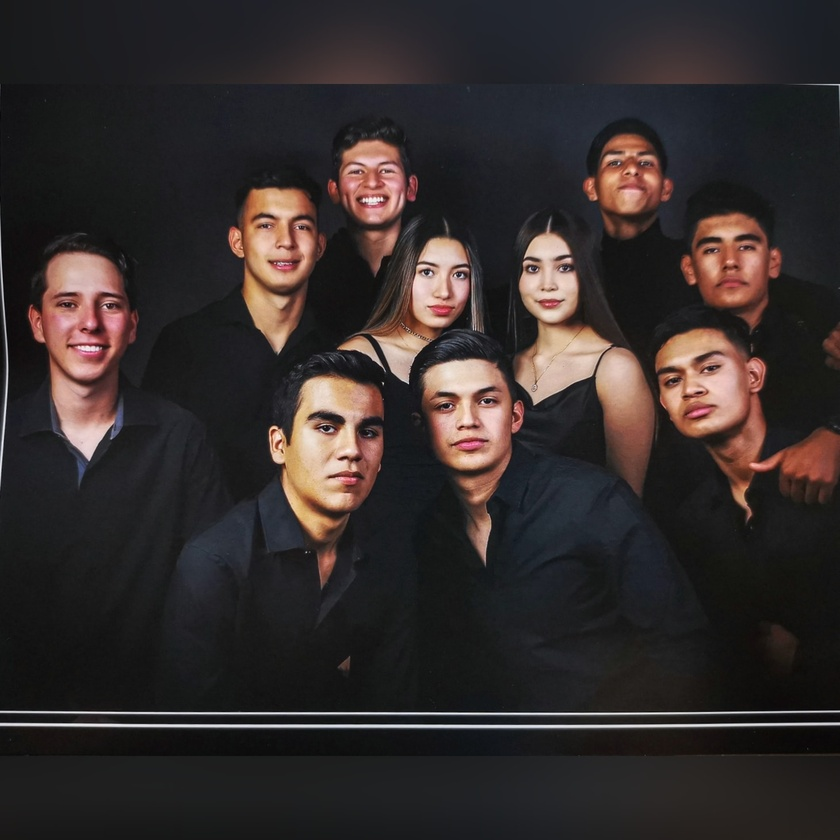
#> input picture people.jpg, 840 x 840 px, shrunk from 1460 x 1460 before the run
$ python '049_Probabilidad_Incertidumbre_Reconocimiento de Objetos.py'
#> lines starting #> are read from the running program, lines starting #| are printed output that depends on the picture; after the words box and inside, x2 and y2 are one past the last pixel; in counts of white or black regions, pixels touching at a corner belong together
# -*- coding: utf-8 -*-
"""
Created on Thu May  2 10:56:03 2024

@author: jared
"""

import cv2

# Cargar el clasificador de Haar para la detección de caras
clasificador_cara = cv2.CascadeClassifier(cv2.data.haarcascades + 'haarcascade_frontalface_default.xml')

# Cargar la imagen
imagen = cv2.imread('people.jpg')
#> imagen is the input picture: shape (840, 840, 3); mean B, G, R 44, 44.9, 52.3

# Convertir la imagen a escala de grises
gris = cv2.cvtColor(imagen, cv2.COLOR_BGR2GRAY)
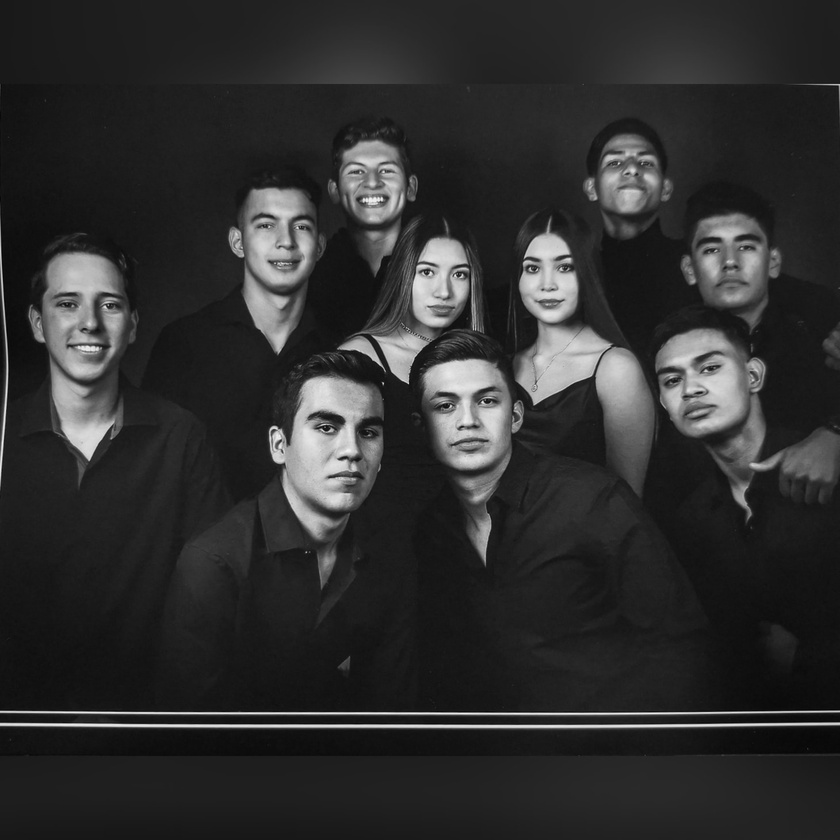
#> gris: shape (840, 840); min 2, max 244, mean 47

# Detectar caras en la imagen
caras = clasificador_cara.detectMultiScale(gris, scaleFactor=1.1, minNeighbors=5, minSize=(30, 30))
#> caras = 13 rows, first 6: [346, 207, 56, 56], [683, 209, 95, 95], [233, 186, 102, 102], [507, 237, 82, 82], [402, 241, 82, 82], [244, 263, 74, 74]

# Dibujar rectángulos alrededor de las caras detectadas
for (x, y, w, h) in caras:
    cv2.rectangle(imagen, (x, y), (x+w, y+h), (0, 255, 0), 2)
#> this loop made 13 passes
#> (x, y, w, h) on passes 1 to 12: (346, 207, 56, 56), (683, 209, 95, 95), (233, 186, 102, 102), (507, 237, 82, 82), (402, 241, 82, 82), (244, 263, 74, 74), (592, 133, 78, 78), (331, 140, 81, 81), (42, 351, 84, 84), (31, 259, 112, 112), (411, 358, 113, 113), (280, 377, 128, 128)
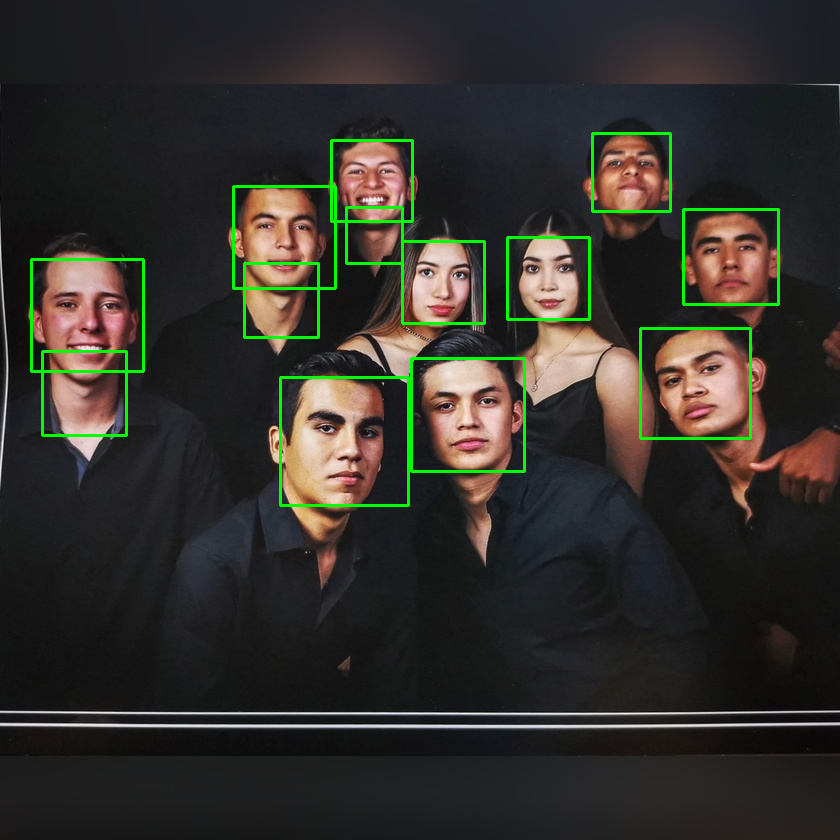
#> imagen: shape (840, 840, 3); 2.01% of pixels changed, all inside (x1, y1, x2, y2) = (30, 132, 780, 507)

# Mostrar la imagen con las caras detectadas
cv2.imshow('Caras Detectadas', imagen)
cv2.waitKey(0)
cv2.destroyAllWindows()
